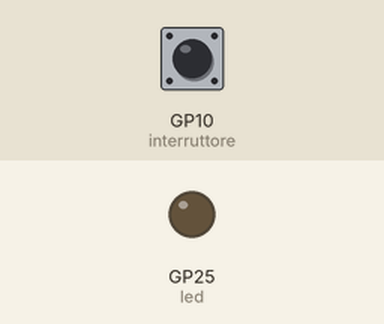
Bench run of a program on a simulated Raspberry Pi Pico running MicroPython. On the bench: output pins drawn as LEDs (lit = HIGH). The test bench sets the inputs (shaded band); at power-on: GP10 (interruttore) HIGH.

Above: at 1.2 s.
1.3 s: GP10 (interruttore) pulled LOW for 0.15 s
At 1.9 s:
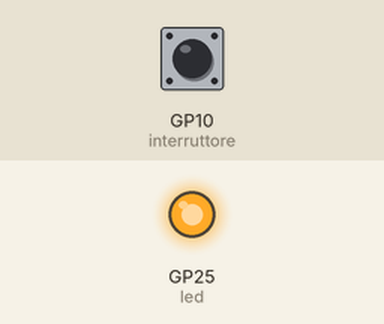
Timing chart, 0 to 12.8 s (numbered marks = the images above; inputs shaded):
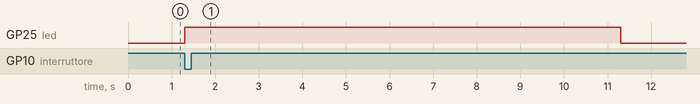

The program:

07_02_interruttore_led.py
```python
from machine import Pin
from utime import sleep

interruttore = Pin(10, Pin.IN, Pin.PULL_UP)
led = Pin('LED', Pin.OUT)

while True:
    if interruttore.value() == 0:
        led.on()
        sleep(10)
        led.off()
```

Measured:
- after the input at 1.3 s, GP25 (led): LOW → HIGH at once, → LOW 10.0 s later
